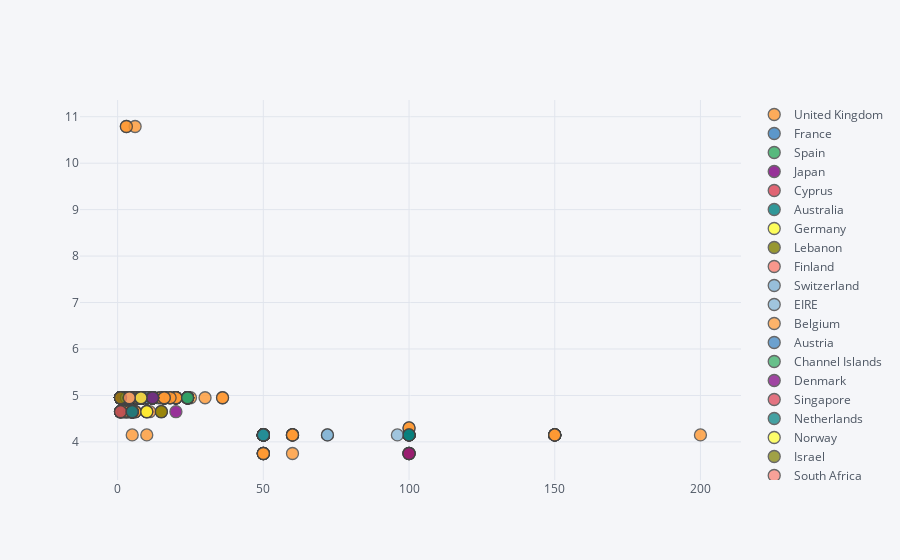

Notebook cell for this chart:
### Markdown cell above
## 3. Create an interactive scatter plot showing the relationship between average quantity (x-axis) and average unit price (y-axis) for the product PARTY BUNTING with the plot points color-coded by country (categories).

### Code cell
data[(data.Description=='PARTY BUNTING')].iplot(kind='scatter',x='Quantity',y='UnitPrice',mode='markers',categories='Country')

### Figure 1 — Plotly figure (JSON) as saved in the notebook; plotly's stock layout.template omitted (floating-point values rounded to 4 significant figures; data arrays with more than 128 entries replaced by an {"elided": "..."} marker saying what was removed)
{"data": [{"marker": {"color": "rgba(255, 153, 51, 1.0)", "line": {"width": 1.3}, "opacity": 0.8, "size": 12, "symbol": "circle"}, "mode": "markers", "name": "United Kingdom", "textfont": {"color": "#4D5663"}, "type": "scatter", "uid": "e05a8b6a-0201-433e-a0e1-384447527611", "x": {"elided": "1307 int values"}, "y": {"elided": "1307 float values"}}, {"marker": {"color": "rgba(55, 128, 191, 1.0)", "line": {"width": 1.3}, "opacity": 0.8, "size": 12, "symbol": "circle"}, "mode": "markers", "name": "France", "textfont": {"color": "#4D5663"}, "type": "scatter", "uid": "9522ccdb-1108-453c-930f-d21bd282d358", "x": [5, 5, 10, 12, 2, 12, 4, 4, 4, 4, 12, 8, 4, 4, 4, 4, 4, 4, 4, 4, 4, 8], "y": [4.65, 4.65, 4.95, 4.95, 4.95, 4.95, 4.95, 4.95, 4.95, 4.95, 4.95, 4.95, 4.95, 4.95, 4.95, 4.95, 4.95, 4.95, 4.95, 4.95, 4.95, 4.95]}, {"marker": {"color": "rgba(50, 171, 96, 1.0)", "line": {"width": 1.3}, "opacity": 0.8, "size": 12, "symbol": "circle"}, "mode": "markers", "name": "Spain", "textfont": {"color": "#4D5663"}, "type": "scatter", "uid": "1eb51f0e-166a-4f85-a0d3-1f9355c1a385", "x": [1, 5, 5, 8, 4, 3, 4, 8], "y": [4.65, 4.65, 4.65, 4.95, 4.95, 4.95, 4.95, 4.95]}, {"marker": {"color": "rgba(128, 0, 128, 1.0)", "line": {"width": 1.3}, "opacity": 0.8, "size": 12, "symbol": "circle"}, "mode": "markers", "name": "Japan", "textfont": {"color": "#4D5663"}, "type": "scatter", "uid": "d7ba1a83-7087-4bc0-a136-6885233f8b81", "x": [20, 100, 50], "y": [4.65, 3.75, 4.15]}, {"marker": {"color": "rgba(219, 64, 82, 1.0)", "line": {"width": 1.3}, "opacity": 0.8, "size": 12, "symbol": "circle"}, "mode": "markers", "name": "Cyprus", "textfont": {"color": "#4D5663"}, "type": "scatter", "uid": "735060f6-b737-4ab5-9494-df8635f03f82", "x": [1, 5, 1], "y": [4.65, 4.65, 4.95]}, {"marker": {"color": "rgba(0, 128, 128, 1.0)", "line": {"width": 1.3}, "opacity": 0.8, "size": 12, "symbol": "circle"}, "mode": "markers", "name": "Australia", "textfont": {"color": "#4D5663"}, "type": "scatter", "uid": "ebf740de-5058-4971-9e22-0a606770d731", "x": [5, 4, 12, 100, 24, 8, 100, 12], "y": [4.65, 4.95, 4.95, 4.15, 4.95, 4.95, 4.15, 4.95]}, {"marker": {"color": "rgba(255, 255, 51, 1.0)", "line": {"width": 1.3}, "opacity": 0.8, "size": 12, "symbol": "circle"}, "mode": "markers", "name": "Germany", "textfont": {"color": "#4D5663"}, "type": "scatter", "uid": "391d6428-b5cb-4fc8-89ad-8b1502896194", "x": [10, 4, 4, 8, 8], "y": [4.65, 4.95, 4.95, 4.95, 4.95]}, {"marker": {"color": "rgba(128, 128, 0, 1.0)", "line": {"width": 1.3}, "opacity": 0.8, "size": 12, "symbol": "circle"}, "mode": "markers", "name": "Lebanon", "textfont": {"color": "#4D5663"}, "type": "scatter", "uid": "80757703-4724-4cf4-8743-d8c96afa259c", "x": [15], "y": [4.65]}, {"marker": {"color": "rgba(251, 128, 114, 1.0)", "line": {"width": 1.3}, "opacity": 0.8, "size": 12, "symbol": "circle"}, "mode": "markers", "name": "Finland", "textfont": {"color": "#4D5663"}, "type": "scatter", "uid": "9bd24e1a-47fb-4a5b-ab72-e19dc4805226", "x": [4, 8], "y": [4.95, 4.95]}, {"marker": {"color": "rgba(128, 177, 211, 1.0)", "line": {"width": 1.3}, "opacity": 0.8, "size": 12, "symbol": "circle"}, "mode": "markers", "name": "Switzerland", "textfont": {"color": "#4D5663"}, "type": "scatter", "uid": "94b57f7d-d349-4f37-92a6-3522d83cfa1c", "x": [8, 4, 12, 50, 12], "y": [4.95, 4.95, 4.95, 4.15, 4.95]}, {"marker": {"color": "rgba(128, 177, 211, 0.8999999999999999)", "line": {"width": 1.3}, "opacity": 0.8, "size": 12, "symbol": "circle"}, "mode": "markers", "name": "EIRE", "textfont": {"color": "#4D5663"}, "type": "scatter", "uid": "65e1e387-6d26-4a85-a833-33f787336ce0", "x": [4, 50, 4, 8, 50, 4, 72, 4, 72, 4, 3, 4, 4, 4, 8, 4, 4, 96, 4], "y": [4.95, 4.15, 4.95, 4.95, 4.15, 4.95, 4.15, 4.95, 4.15, 4.95, 4.95, 4.95, 4.95, 4.95, 4.95, 4.95, 4.95, 4.15, 4.95]}, {"marker": {"color": "rgba(255, 153, 51, 0.8999999999999999)", "line": {"width": 1.3}, "opacity": 0.8, "size": 12, "symbol": "circle"}, "mode": "markers", "name": "Belgium", "textfont": {"color": "#4D5663"}, "type": "scatter", "uid": "cbb6a352-7138-4a9a-96d9-ca8b621ce65c", "x": [4, 4], "y": [4.95, 4.95]}, {"marker": {"color": "rgba(55, 128, 191, 0.8999999999999999)", "line": {"width": 1.3}, "opacity": 0.8, "size": 12, "symbol": "circle"}, "mode": "markers", "name": "Austria", "textfont": {"color": "#4D5663"}, "type": "scatter", "uid": "9087283c-e118-4afb-8fa9-ece369ee345a", "x": [8], "y": [4.95]}, {"marker": {"color": "rgba(50, 171, 96, 0.8999999999999999)", "line": {"width": 1.3}, "opacity": 0.8, "size": 12, "symbol": "circle"}, "mode": "markers", "name": "Channel Islands", "textfont": {"color": "#4D5663"}, "type": "scatter", "uid": "e3639636-6c79-4a11-98df-3a7dd65322d2", "x": [12, 4, 24], "y": [4.95, 4.95, 4.95]}, {"marker": {"color": "rgba(128, 0, 128, 0.8999999999999999)", "line": {"width": 1.3}, "opacity": 0.8, "size": 12, "symbol": "circle"}, "mode": "markers", "name": "Denmark", "textfont": {"color": "#4D5663"}, "type": "scatter", "uid": "7bed683b-a855-49ab-bad9-9bea83bc4d3b", "x": [12], "y": [4.95]}, {"marker": {"color": "rgba(219, 64, 82, 0.8999999999999999)", "line": {"width": 1.3}, "opacity": 0.8, "size": 12, "symbol": "circle"}, "mode": "markers", "name": "Singapore", "textfont": {"color": "#4D5663"}, "type": "scatter", "uid": "56327e4f-b14a-4480-85b4-924874b3fa2e", "x": [8], "y": [4.95]}, {"marker": {"color": "rgba(0, 128, 128, 0.8999999999999999)", "line": {"width": 1.3}, "opacity": 0.8, "size": 12, "symbol": "circle"}, "mode": "markers", "name": "Netherlands", "textfont": {"color": "#4D5663"}, "type": "scatter", "uid": "01b99750-c253-41f7-901e-1f01fb496fe6", "x": [50], "y": [4.15]}, {"marker": {"color": "rgba(255, 255, 51, 0.8999999999999999)", "line": {"width": 1.3}, "opacity": 0.8, "size": 12, "symbol": "circle"}, "mode": "markers", "name": "Norway", "textfont": {"color": "#4D5663"}, "type": "scatter", "uid": "a533fbc0-a32e-41b7-b590-82aedc1e191b", "x": [4, 8], "y": [4.95, 4.95]}, {"marker": {"color": "rgba(128, 128, 0, 0.8999999999999999)", "line": {"width": 1.3}, "opacity": 0.8, "size": 12, "symbol": "circle"}, "mode": "markers", "name": "Israel", "textfont": {"color": "#4D5663"}, "type": "scatter", "uid": "d5de216a-4ba3-40d1-86ed-ede42ddd1297", "x": [1], "y": [4.95]}, {"marker": {"color": "rgba(251, 128, 114, 0.8999999999999999)", "line": {"width": 1.3}, "opacity": 0.8, "size": 12, "symbol": "circle"}, "mode": "markers", "name": "South Africa", "textfont": {"color": "#4D5663"}, "type": "scatter", "uid": "012e64f4-0c0c-468f-a2ad-598914a61fb0", "x": [4], "y": [4.95]}], "layout": {"legend": {"bgcolor": "#F5F6F9", "font": {"color": "#4D5663"}}, "paper_bgcolor": "#F5F6F9", "plot_bgcolor": "#F5F6F9", "title": {"font": {"color": "#4D5663"}}, "xaxis": {"gridcolor": "#E1E5ED", "showgrid": true, "tickfont": {"color": "#4D5663"}, "title": {"font": {"color": "#4D5663"}, "text": ""}, "zerolinecolor": "#E1E5ED"}, "yaxis": {"gridcolor": "#E1E5ED", "showgrid": true, "tickfont": {"color": "#4D5663"}, "title": {"font": {"color": "#4D5663"}, "text": ""}, "zerolinecolor": "#E1E5ED"}}}
